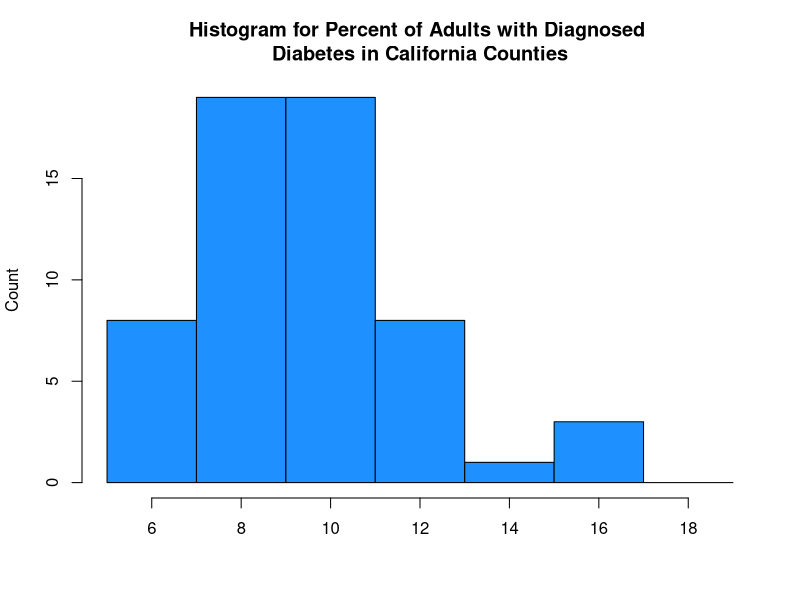

Source code (R):
diabetes2<- read.csv(file="./diabetes_data2.csv", header=TRUE, sep=",")

hist(diabetes2$percent, main='Histogram for Percent of Adults with Diagnosed 
Diabetes in California Counties', breaks=seq(5,19,by=2), col="dodgerblue", 
xlab="", ylab="Count")
   

